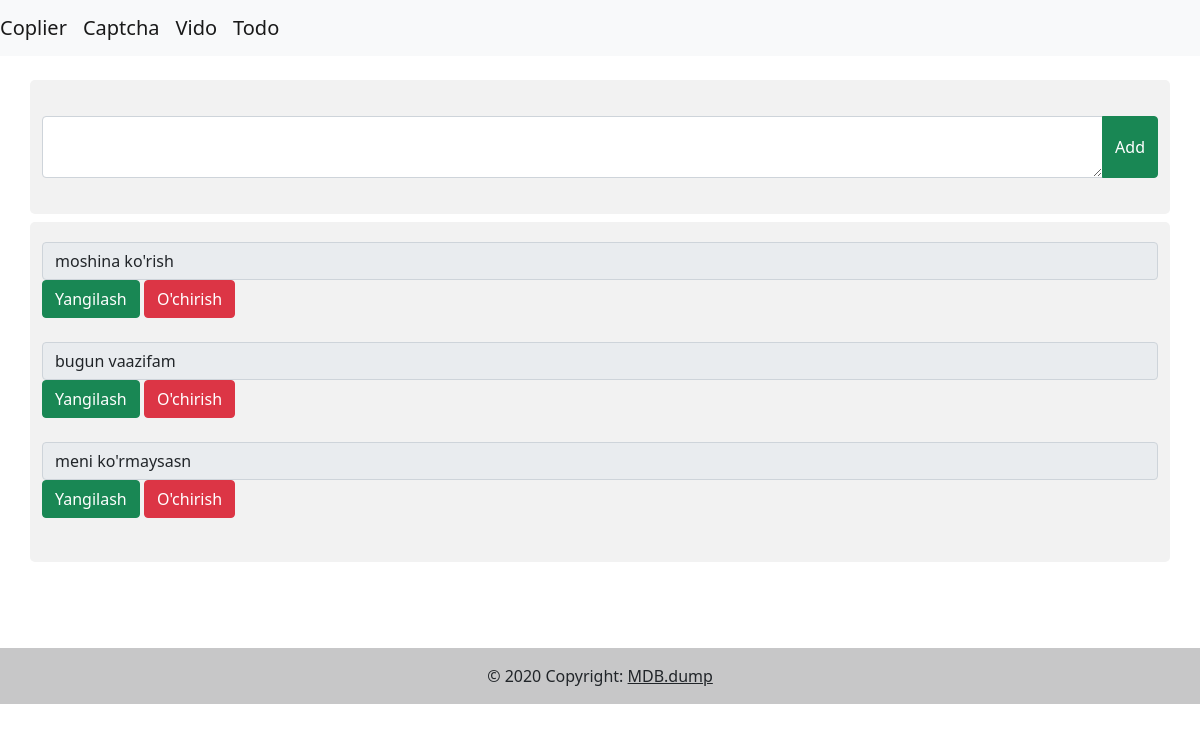
The page /todo/ (signed in) on the database as committed earlier.
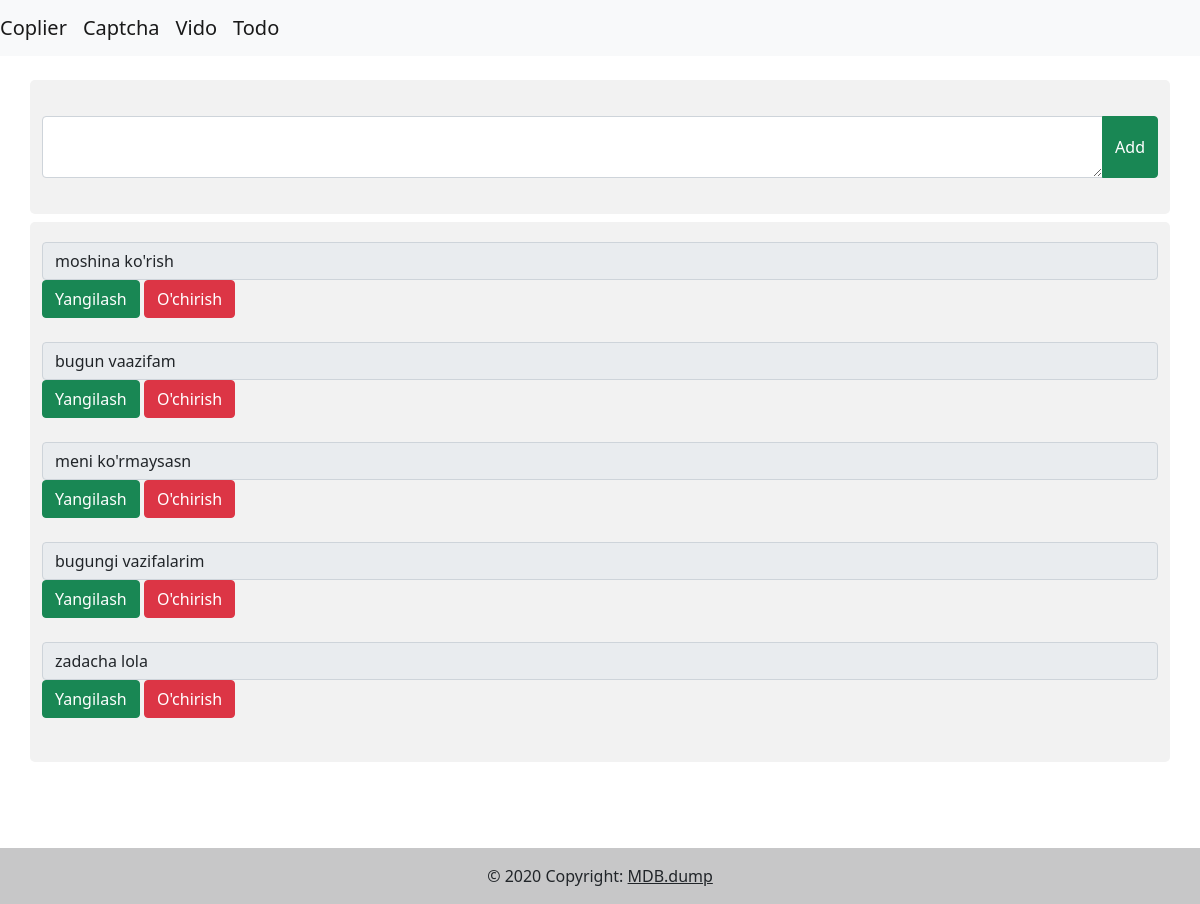
The same page on the database as committed later.
### app/todo/models.py (models this page shows, shortened)
class ToDo(models.Model):
    todo = models.TextField()
    user = models.CharField(max_length=300)

### app/todo/views.py (the view)
# urls.py: path('todo/', todo_page, name='todo'),
def todo_page(request):
    if request.method == 'POST':
        word = request.POST.get('word')
        user = request.user
        info = ToDo(todo=word, user=user)
        info.save()
        return redirect('/todo')
    user = ToDo.objects.filter(user=request.user)
    return render(request, 'todo.html', {'user': user})

### templates/todo.html (shortened to what this page needs)
{% extends 'index.html' %}
{% block content %}
    <form method="POST">
        <div class="container mt-4">
            <div class="input-group mb-3 mt-3">
                <textarea type="text" class="form-control" name="word"></textarea>
                <button type="submit" class="btn btn-success">Add</button>
            </div>
        </div>
    </form>
    <div class="container mt-2">
        {% for todo in user %}
            <span class="input-group-text" id="inputGroupPrepend">{{ todo.todo }}</span>
            <a href="update/{{ todo.user }}/{{ todo.id }}" class="btn btn-success mb-4">Yangilash</a>
            <a href="delete/{{ todo.user }}/{{ todo.id }}" class="btn btn-danger mb-4">O'chirish</a><br>
        {% endfor %}
    </div>
{% endblock content %}

Rows that differ between the two databases and show on the page:
added ToDo: todo "bugungi vazifalarim"
added ToDo: todo "zadacha lola"
